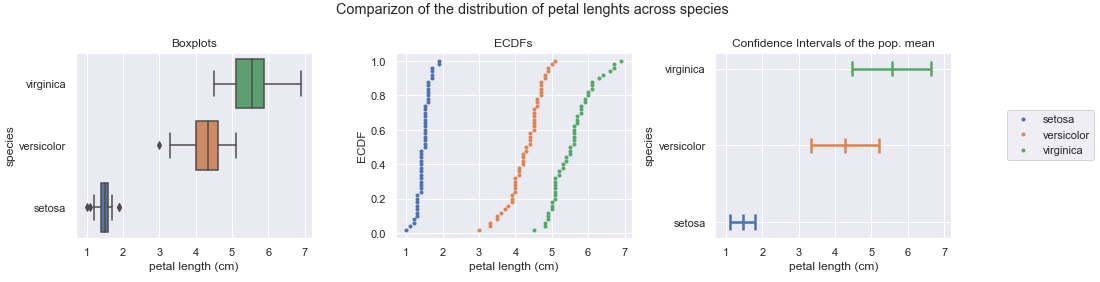

The Python source for this figure:
# ---------- MODULES ---------- #

# modules
import matplotlib.pyplot as plt
import seaborn as sns
import numpy as np
import pandas as pd
import scipy.stats as stats
from sklearn import datasets
from statsmodels.distributions import ECDF

sns.set()

# colors
prop_cycle = plt.rcParams['axes.prop_cycle']
colors = prop_cycle.by_key()['color']


# ---------- DATA ---------- #

# load & format iris dataset
iris = datasets.load_iris()
iris_df = pd.DataFrame(iris.data, columns = iris.feature_names)
iris_df['species'] = [iris.target_names[i] for i in iris.target]
species = ['setosa', 'versicolor', 'virginica']


# ---------- PLOTS ---------- #

# fig
fig, (ax1, ax2, ax3) = plt.subplots(nrows=1, ncols=3, sharex=True, figsize = (3 * 5, 1 * 4))

# boxplots
_ = sns.boxplot(y='species', x='petal length (cm)', data=iris_df, ax=ax1, order=reversed(species), palette=colors[2::-1])

# sample statistics for all three species
for i, species in enumerate(species):

    petal_length = iris_df.loc[iris_df['species'] == species, 'petal length (cm)'].to_numpy()
    
    # ECDF
    ecdf = ECDF(petal_length)
    ax2.plot(ecdf.x, ecdf.y, marker='.', linestyle='none', label=species)

    # sample stats
    size = len(petal_length)
    mean = np.mean(petal_length)
    std = np.std(petal_length)
    median = np.median(petal_length)

    # CI for pop mean
    tdist = stats.t(df=size-1, loc=mean, scale=std)
    interval = tdist.interval(0.95)
    ax3.hlines(species, interval[0], interval[1], color=colors[i], lw=2.5)
    ax3.vlines([interval[0], mean, interval[1]], i - 0.1, i + 0.1, color=colors[i], lw=2.5)

    # summary
    #print('{: <10}: median: {:0.2} - mean: {:0.3} - std: {:0.2} - interval: ({:0.2f}, {:0.2f})'.format(species, median, mean, std, interval[0], interval[1]))

# labels
_ = ax2.set_xlabel('petal length (cm)')
_ = ax2.set_ylabel('ECDF')
_ = ax3.set_xlabel('petal length (cm)')
_ = ax3.set_ylabel('species')

# titles
_ = ax1.set_title('Boxplots')
_ = ax2.set_title('ECDFs')
_ = ax3.set_title('Confidence Intervals of the pop. mean')

fig.suptitle('Comparizon of the distribution of petal lenghts across species')

# legend
handles, labels = ax2.get_legend_handles_labels()

plt.tight_layout(rect=[0, 0, 0.9, 0.9])
_ = fig.legend(handles, labels, loc='right', bbox_to_anchor=(1.02, 0.5))
